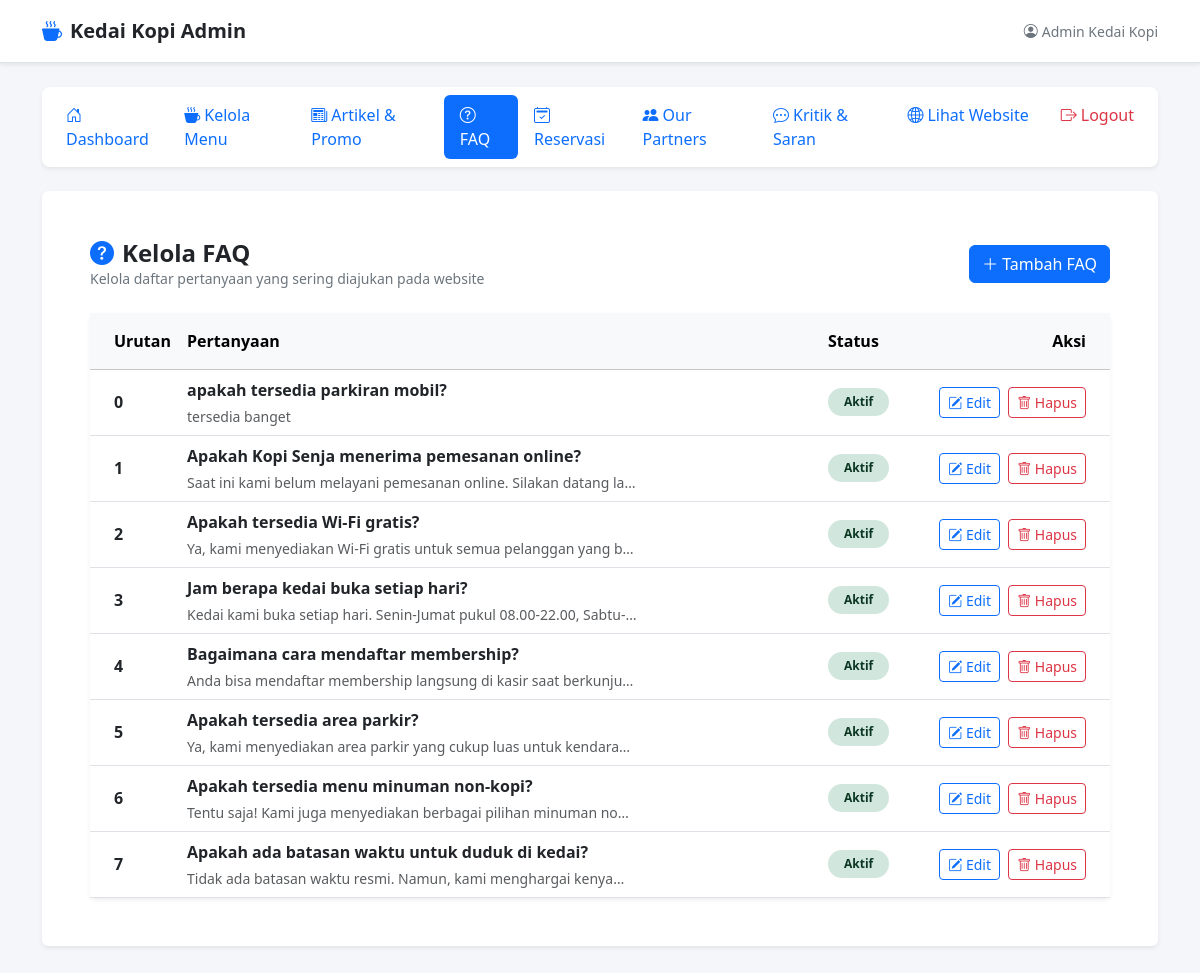
The app's page /dist/login/dashboard.php?page=faq (signed in) with its own data.
### tables this page shows
CREATE TABLE IF NOT EXISTS `faq` (
  `id` INT NOT NULL AUTO_INCREMENT,
  `pertanyaan` VARCHAR(255) NOT NULL,
  `jawaban` TEXT NOT NULL,
  `urutan` INT NOT NULL DEFAULT 0,
  `status` ENUM('aktif','nonaktif') NOT NULL DEFAULT 'aktif',
  `created_at` DATETIME DEFAULT CURRENT_TIMESTAMP,
  `updated_at` DATETIME DEFAULT CURRENT_TIMESTAMP ON UPDATE CURRENT_TIMESTAMP,
  PRIMARY KEY (`id`)
);

### dist/login/faq/list.php (the view, shortened to what this page needs)
<?php
$faqList = [];
$dbError = '';
$tableExists = true;
$hasPertanyaan = false;
$hasJawaban = false;
$hasUrutan = false;
$createTableQuery = "CREATE TABLE IF NOT EXISTS `faq` (
    `id` INT AUTO_INCREMENT PRIMARY KEY,
    `pertanyaan` VARCHAR(255) NOT NULL,
    `jawaban` TEXT NOT NULL,
    `urutan` INT NOT NULL DEFAULT 0,
    `status` ENUM('aktif','nonaktif') NOT NULL DEFAULT 'aktif',
    `created_at` DATETIME DEFAULT CURRENT_TIMESTAMP,
    `updated_at` DATETIME DEFAULT CURRENT_TIMESTAMP ON UPDATE CURRENT_TIMESTAMP
) ENGINE=InnoDB DEFAULT CHARSET=utf8mb4 COLLATE=utf8mb4_general_ci;";
if ($conn->query($createTableQuery)) {
    $checkTable = $conn->query("SHOW TABLES LIKE 'faq'");
    if ($checkTable && $checkTable->num_rows > 0) {
        $schemaResult = $conn->query("SHOW COLUMNS FROM `faq`");
        if ($schemaResult) {
            while ($col = $schemaResult->fetch_assoc()) {
                $field = $col['Field'];
                if ($field === 'pertanyaan') {
                    $hasPertanyaan = true;
                }
                if ($field === 'jawaban') {
                    $hasJawaban = true;
                }
                if ($field === 'urutan') {
                    $hasUrutan = true;
                }
            }
        }
        if ($hasPertanyaan && $hasJawaban) {
            $orderBy = $hasUrutan ? "ORDER BY `urutan` ASC, `id` DESC" : "ORDER BY `id` DESC";
            $result = $conn->query("SELECT `id`, `pertanyaan`, `jawaban`, `urutan`, COALESCE(`status`, 'aktif') AS `status` FROM `faq` " . $orderBy);
            if ($result) {
                while ($row = $result->fetch_assoc()) {
                    $faqList[] = $row;
                }
            } else {
                $dbError = 'Gagal mengambil data FAQ: ' . $conn->error;
            }
        } else {
            $dbError = 'Struktur tabel faq tidak sesuai. Silakan jalankan setup ulang.';
        }
    } else {
        $tableExists = false;
    }
} else {
    $dbError = 'Gagal menyiapkan tabel FAQ: ' . $conn->error;
    $tableExists = false;
}
?>
<div class="d-flex justify-content-between align-items-center mb-4 flex-wrap gap-2">
    <div>
        <h2 class="h4 mb-0 fw-bold text-dark"><i class="bi bi-question-circle-fill me-2 text-primary"></i>Kelola FAQ</h2>
        <p class="text-secondary small mb-0">Kelola daftar pertanyaan yang sering diajukan pada website</p>
    </div>
    <div>
        <?php if ($tableExists): ?>
            <a href="dashboard.php?page=faq_create" class="btn btn-primary">
                <i class="bi bi-plus-lg me-1"></i>Tambah FAQ
            </a>
        <?php endif; ?>
    </div>
</div>
<?php if (!$tableExists): ?>
    <div class="card border-0 shadow-sm p-5 text-center bg-white">
        <div class="display-1 text-warning mb-4">
            <i class="bi bi-exclamation-triangle"></i>
        </div>
        <h3 class="h4 text-dark mb-3">Tabel database tidak ditemukan!</h3>
        <p class="text-secondary mb-4 mx-auto" style="max-width: 500px;">
            Tabel `faq` belum dibuat di dalam database `<?= htmlspecialchars($nama_database) ?>`.
            Silakan klik tombol di bawah untuk menginisialisasi tabel dan data sampel secara otomatis.
        </p>
        <div>
            <a href="dashboard.php?page=faq_setup" class="btn btn-warning px-4">
                <i class="bi bi-database-fill-gear me-2"></i>Jalankan Setup Database
            </a>
        </div>
    </div>
<?php elseif ($dbError !== ''): ?>
    <div class="alert alert-danger" role="alert">
        <i class="bi bi-exclamation-octagon-fill me-2"></i><?= htmlspecialchars($dbError) ?>
    </div>
<?php else: ?>
    <div class="card border-0 shadow-sm bg-white">
        <div class="card-body p-0">
            <div class="table-responsive">
                <table class="table table-hover align-middle mb-0" style="min-width: 850px;">
                    <thead class="table-light">
                        <tr>
                            <th scope="col" class="ps-4 py-3" style="width: 70px;">Urutan</th>
                            <th scope="col" class="py-3">Pertanyaan</th>
                            <th scope="col" class="py-3" style="width: 110px;">Status</th>
                            <th scope="col" class="pe-4 py-3 text-end" style="width: 180px;">Aksi</th>
                        </tr>
                    </thead>
                    <tbody>
                        <?php if (count($faqList) === 0): ?>
                            <tr>
                                <td colspan="4" class="text-center py-5 text-secondary">
                                    <i class="bi bi-question-circle fs-1 d-block mb-2 text-muted"></i>
                                    Belum ada FAQ yang ditambahkan.
                                </td>
                            </tr>
                        <?php else: ?>
                            <?php foreach ($faqList as $faq): ?>
                                <tr>
                                    <td class="ps-4 fw-semibold text-dark"><?= (int) $faq['urutan'] ?></td>
                                    <td>
                                        <div class="fw-bold text-dark mb-1"><?= htmlspecialchars($faq['pertanyaan']) ?></div>
                                        <div class="text-muted small text-truncate" style="max-width: 450px;">
                                            <?= htmlspecialchars($faq['jawaban']) ?>
                                        </div>
                                    </td>
                                    <td>
                                        <?php if ($faq['status'] === 'aktif'): ?>
                                            <span class="badge bg-success-subtle text-success-emphasis rounded-pill px-3 py-2 small">Aktif</span>
                                        <?php else: ?>
                                            <span class="badge bg-secondary-subtle text-secondary-emphasis rounded-pill px-3 py-2 small">Nonaktif</span>
                                        <?php endif; ?>
                                    </td>
                                    <td class="pe-4 text-end">
                                        <a href="dashboard.php?page=faq_edit&id=<?= $faq['id'] ?>" class="btn btn-outline-primary btn-sm me-1" title="Edit">
                                            <i class="bi bi-pencil-square"></i> Edit
                                        </a>
                                        <button
                                            type="button"
                                            class="btn btn-outline-danger btn-sm"
                                            title="Hapus"
                                            data-bs-toggle="modal"
                                            data-bs-target="#deleteModal<?= $faq['id'] ?>"
                                        >
                                            <i class="bi bi-trash"></i> Hapus
                                        </button>
                                    </td>
                                </tr>
                            <?php endforeach; ?>
                        <?php endif; ?>
                    </tbody>
                </table>
            </div>
        </div>
    </div>
<?php endif; ?>

### dist/login/dashboard.php (style rules this page uses)
body { background-color: #f4f6f9; }

### records on screen
faq: urutan "0", pertanyaan "apakah tersedia parkiran mobil?", jawaban "tersedia banget"
faq: urutan "1", pertanyaan "Apakah Kopi Senja menerima pemesanan online?", jawaban "Saat ini kami belum melayani pemesanan online. Silakan datang la…"
faq: urutan "2", pertanyaan "Apakah tersedia Wi-Fi gratis?", jawaban "Ya, kami menyediakan Wi-Fi gratis untuk semua pelanggan yang b…"
faq: urutan "3", pertanyaan "Jam berapa kedai buka setiap hari?", jawaban "Kedai kami buka setiap hari. Senin-Jumat pukul 08.00-22.00, Sabtu-…"
faq: urutan "4", pertanyaan "Bagaimana cara mendaftar membership?", jawaban "Anda bisa mendaftar membership langsung di kasir saat berkunju…"
faq: urutan "5", pertanyaan "Apakah tersedia area parkir?", jawaban "Ya, kami menyediakan area parkir yang cukup luas untuk kendara…"
faq: urutan "6", pertanyaan "Apakah tersedia menu minuman non-kopi?", jawaban "Tentu saja! Kami juga menyediakan berbagai pilihan minuman no…"
faq: urutan "7", pertanyaan "Apakah ada batasan waktu untuk duduk di kedai?", jawaban "Tidak ada batasan waktu resmi. Namun, kami menghargai kenya…"

### other values on screen
$userName "Admin Kedai Kopi"
